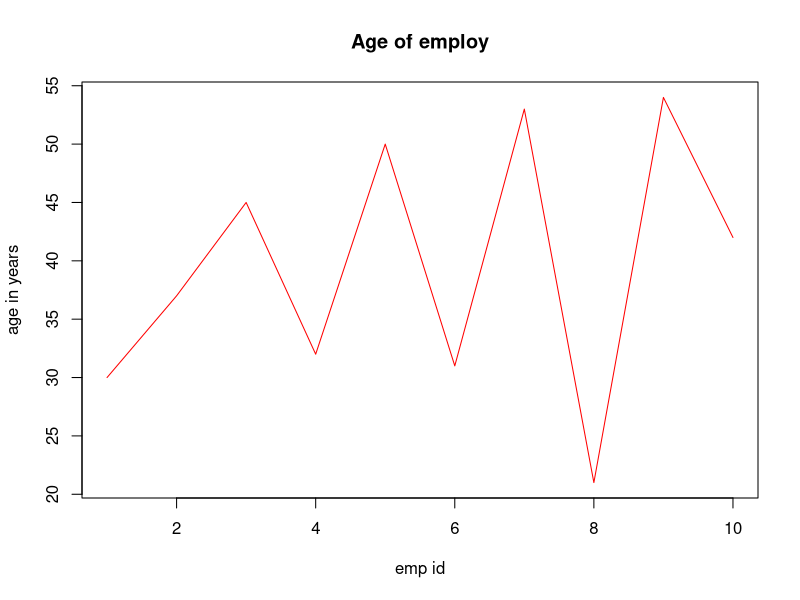
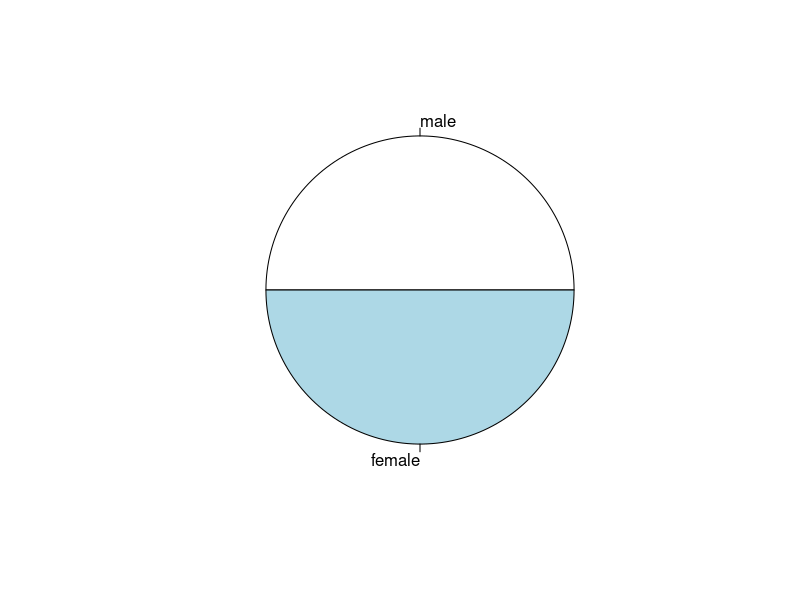
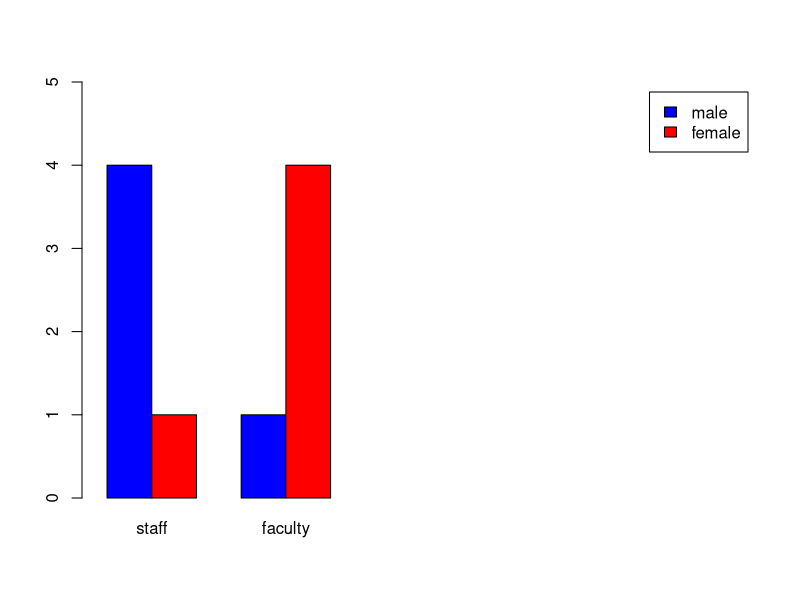
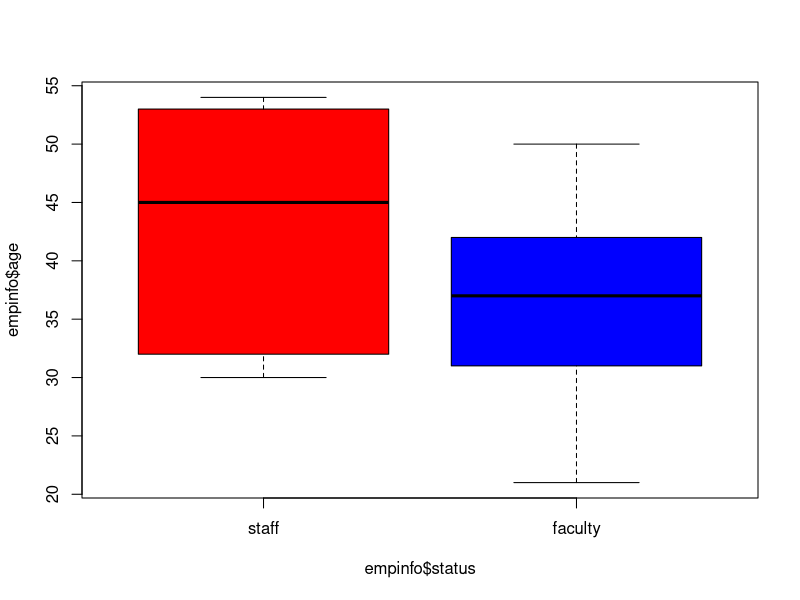

The R script that drew these images, in order: (Note: this script raises an error after producing the figures.)
empid  = c(1,2,3,4,5,6,7,8,9,10)           # vector empid
age    = c(30,37,45,32,50,31,53,21,54,42)  # vector age
gender = c(0,1,1,0,1,0,0,1,0,1)
status = c(1,2,1,1,2,2,1,2,1,2)

# data.frame
empinfo = data.frame(empid,age,gender,status)

# factor() --> will convert the numbers provided into certain specific labels 
empinfo$gender = factor(empinfo$gender,labels=c("male","female"))   # 0-->male and 1-->female
empinfo$status = factor(empinfo$status,labels=c("staff","faculty")) # 1-->staff and 2-->faculty

# subset() --> will take a subset of data from the main frame with specific condition
genderm = subset(empinfo,empinfo$gender=='male')    # Taking the rows whose gender is male
genderf = subset(empinfo,empinfo$gender=='female')  # Taking the rows whose gender is female

# summary() --> summary statiscs of empinfo 
summary(empinfo)
summary(genderm) # Summary statiscs of male employ
summary(genderf) # Summary statiscs of female employ
summary(empinfo$age) # Summary statiscs of age

# table() 
# One way table
table1 = table(empinfo$gender)  # In gender, how many male and female are present???
table2 = table(empinfo$status)  # In status, how many staff's and faculty's are present???
# Two way table
table3 = table(empinfo$gender,empinfo$status) # gender --> row  and status --> column

## Graphical Representations in R
plot(empinfo$age,type="l",main="Age of employ",      # main --> heading
     xlab="emp id",ylab="age in years",col="red")    # type = 'l' --> type of the line 
                                                     # xlab --> X-label  and ylab --> Y-label
                                                     # col  --> color of the line
# Pie-chart for the table
table4 = table(empinfo$gender)  
pie(table4)

### barplot
table5 = table(empinfo$gender,empinfo$status)
barplot(table5,beside=T,xlim=c(1,15),ylim=c(0,5),
        col=c("blue","red"),legend=rownames(table5))

### boxplot
boxplot(empinfo$age~empinfo$status,col=c("red","blue"))

y=x
par(pch=22,col="blue")
par(mfrow=c(2,4))
opts=c("p","l","o","b","c","s","S","h")
summary(empinfo$status)

for(i in 1:length(opts))
{
heading = paste("type=",opts[i])
plot(x,y,main=heading)
lines(x,y,type=opts[i])
}


